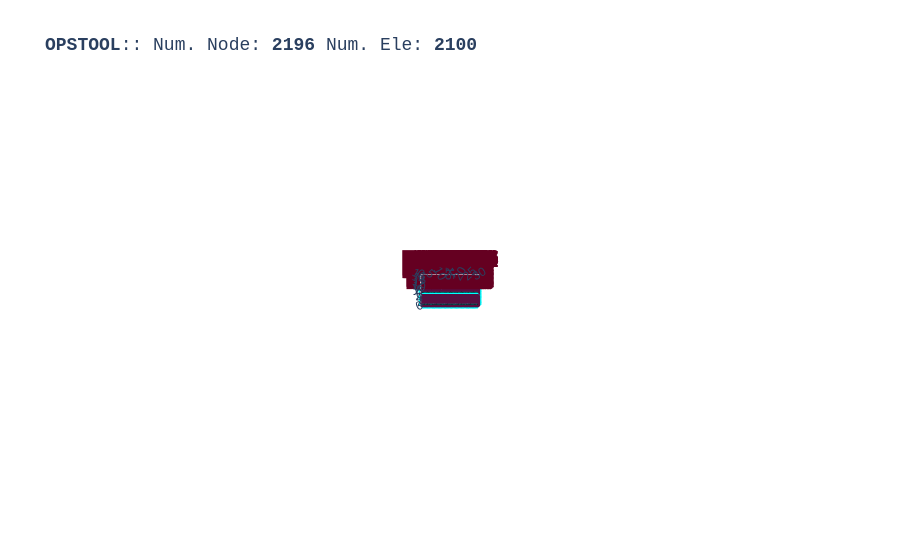

Here is the notebook cell this chart was saved with:
### Code cell
opst.vis.plotly.plot_model(show_node_numbering=False, show_ele_numbering=True, show_nodal_loads = False)

### Figure 1 — Plotly figure (JSON) as saved in the notebook; plotly's stock layout.template omitted (floating-point values rounded to 4 significant figures; data arrays with more than 128 entries replaced by an {"elided": "..."} marker saying what was removed)
{"data": [{"color": "#00FFFF", "hoverinfo": "skip", "i": {"elided": "4200 int values"}, "j": {"elided": "4200 int values"}, "k": {"elided": "4200 int values"}, "name": "SSPquadUP", "opacity": 1, "type": "mesh3d", "x": {"elided": "8400 float values"}, "y": {"elided": "8400 float values"}, "z": {"elided": "8400 float values"}}, {"connectgaps": false, "hoverinfo": "skip", "line": {"color": "black", "width": 1}, "mode": "lines", "name": "Edge", "type": "scatter3d", "x": {"elided": "12600 float values"}, "y": {"elided": "12600 float values"}, "z": {"elided": "12600 float values"}}, {"customdata": {"elided": "2100 str values"}, "hovertemplate": "%{customdata}", "marker": {"color": "#00FFFF", "size": 3, "symbol": "diamond-open"}, "mode": "markers", "name": "SSPquadUP", "type": "scatter3d", "x": {"elided": "2100 float values"}, "y": {"elided": "2100 float values"}, "z": {"elided": "2100 float values"}}, {"customdata": {"elided": "2196 str values"}, "hovertemplate": "x: %{x}<br>y: %{y}<br>z: %{z} <br>nodeTag: %{customdata}", "marker": {"color": "#580f41", "size": 3, "symbol": "circle"}, "mode": "markers", "name": "Nodes", "type": "scatter3d", "x": {"elided": "2196 float values"}, "y": {"elided": "2196 float values"}, "z": {"elided": "2196 float values"}}, {"mode": "text", "name": "Element Tag", "text": {"elided": "2100 str values"}, "textfont": {"color": "#650021", "size": 15}, "type": "scatter3d", "x": {"elided": "2100 float values"}, "y": {"elided": "2100 float values"}, "z": {"elided": "2100 float values"}}], "layout": {"autosize": true, "font": {"family": "Arial, sans-serif"}, "scene": {"aspectmode": "data", "camera": {"eye": {"x": 0, "y": -0.1, "z": 30}}, "dragmode": "pan", "xaxis": {"showbackground": false}, "yaxis": {"showbackground": false}, "zaxis": {"showbackground": true, "showgrid": true, "showticklabels": false, "ticks": "", "title": {"text": ""}, "visible": true}}, "showlegend": false, "title": {"font": {"family": "courier", "size": 18}, "text": "<b>OPSTOOL</b>:: Num. Node: <b>2196</b> Num. Ele: <b>2100</b>"}}}
